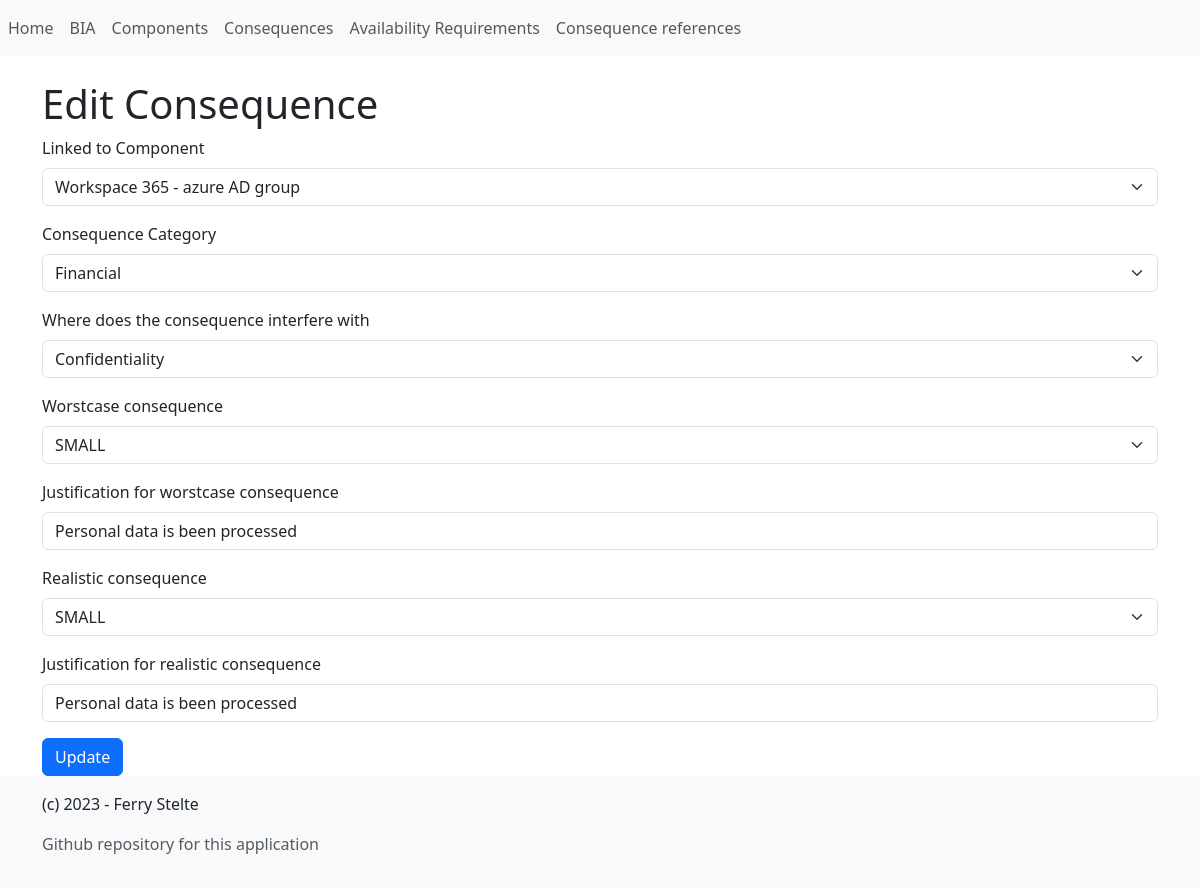
/manage-data/consequence/edit/2, run on the app's committed database.
### app/model.py (models this page shows)
class Consequences(Base):
    __tablename__ = 'consequences'
    id = Column(Integer, primary_key=True)
    component_name = Column(Integer, ForeignKey('components.component_name'))
    category = Column(String)
    security_property = Column(String)
    consequence_worstcase = Column(String)
    justification_worstcase = Column(String)
    consequence_realisticcase = Column(String)
    justification_realisticcase = Column(String)

class Components(Base):
    __tablename__ = 'components'
    id = Column(Integer, primary_key=True)
    bia_name = Column(Integer, ForeignKey('context_scope.name'))
    component_name = Column(String)
    processes_dependencies = Column(String)
    info_type = Column(String)
    user_type = Column(String)
    description = Column(String)

### app/blueprints/manage_data/views.py (the view)
@manage_data_blueprint.route('/consequence/edit/<int:consequence_id>', methods=['GET', 'POST'])
def consequence_edit(consequence_id):
    item = app_db.session.query(Consequences).filter(Consequences.id == consequence_id).first()
    if item is None:
        abort(403)
    form = ConsequenceEditForm(obj=item)
    if form.validate_on_submit():
        form.populate_obj(item)
        app_db.session.commit()
        flash('Consequences updated: ' + item.consequence_category, 'info')
        return redirect(url_for('manage_data.consequence_list'))
    return render_template('item_new_edit.html', title='Edit Consequence', form=form)

### app/blueprints/manage_data/forms.py
class ConsequenceEditForm(FlaskForm, ConsequenceNewEditFormMixin):
    submit = SubmitField('Update')

### app/factory.py (called while the page is built)
def create_app():
    app = Flask(__name__)
    app.config.from_object('config.ConfigDevelopment')
    app.logger = app_logging.init_app(app)
    app_db.init_app(app)
    app.logger.debug('test debug message')
    Bootstrap5(app)
    csrf = CSRFProtect()
    csrf.init_app(app)
    from .blueprints.manage_data.views import manage_data_blueprint
    app.register_blueprint(manage_data_blueprint, url_prefix='/manage-data')
    @app.teardown_appcontext
    def teardown_db(response_or_exception):
        if hasattr(app_db, 'session'):
            app_db.session.remove()
    @app.route('/')
    def index():
        return render_template(
            'home.html',
            welcome_message='Hello world',
        )
    return app

### app/templates/item_new_edit.html
{% from 'bootstrap/form.html' import render_form %}
{% extends "base.html" %}
{% block content %}
	<h1>
		{{ title }}
	</h1>
	{{ render_form(form) }}
{% endblock %}

### data on the page
Consequences: component_name "Workspace 365 - azure AD group", category "Financial", security_property "Confidentiality", consequence_worstcase "SMALL", justification_worstcase "Personal data is been processed", consequence_realisticcase "SMALL", justification_realisticcase "Personal data is been processed"

### other printed values
{{ render_nav_item('index', 'Home', use_li=True) }} "Home"
{{ render_nav_item('manage_data.bia_list', 'BIA', use_li=True) }} "BIA"
{{ title }} "Edit Consequence"
